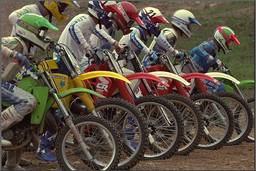
#> input picture src/original.png, 256 x 171 px, shrunk from 768 x 512 before the run
$ jupyter execute --allow-errors README.ipynb
#> lines starting #> are read from the running program, lines starting #| are printed output that depends on the picture
# Code Explanation

In this document we will take a picture and compress it, using the code in the project, to understand how the code works.

## Functional Programming

[From Wikipedia](https://en.wikipedia.org/wiki/Functional_programming):

> functional programming is a style of building the structure and elements of computer programs—that treats computation as the evaluation of mathematical functions and **avoids changing-state and mutable data**.

> It is a declarative programming paradigm, which means programming is done with expressions or declarations instead of statements. **In functional code, the output value of a function depends only on the arguments that are passed to the function**. Eliminating side effects, i.e., changes in state that do not depend on the function inputs, can make it much easier to understand and predict the behavior of a program, which is one of the key motivations for the development of functional programming.

# Jupyter Notebook

> The Jupyter Notebook is an open-source web application that allows you to create and share documents that contain live code, equations, visualizations and narrative text.

### We achieve two goals
1. We present a good explanation in combination with the code.
2. We allow you to recover our code run in a very simple way. You can run our notebook through the jupyter notebook.

## The Code

Suppose there is a picture called `img.bmp`, first of all we'll have to read it into a matrix.

Because we do not deal with the .bmp file format, we use a common open source library called [OpenCV](https://opencv.org/).

In addition, in working with Python with matrices, it is common to work with a [numpy library](http://www.numpy.org/), which basically allows us to work with an object that is an **array of arrays**, but also adds useful calculation functions and affects performance by running C language calculations.

[cell 1]
from cv2 import cv2
import numpy as np

### Reading Image
Remember, we write in functional programming, so for each action we define a function.

On the other hand, for the code to be readable, we will preserve the result of the function in the variable.

[cell 2]
def get_matrix_from_file(path: str) -> np.ndarray:
#> called with path = 'src/original.png'
    return cv2.imread(path)
#> returned value is the input picture: shape (171, 256, 3); mean B, G, R 67.6, 81, 91.5
bitmap = get_matrix_from_file('src/original.png')

### View results
In the original code, we display the images using the cv2 library, but to display the images conveniently in the notebook, we will use the [matplotlib](https://matplotlib.org/api/_as_gen/matplotlib.pyplot.imshow.html) library.

[cell 3]
import matplotlib.pyplot as plt
def show_matrix(matrix: np.ndarray, cmap=None):
#> called with cmap = 'BGR'
    if cmap == 'BGR':
        matrix = cv2.cvtColor(matrix, cv2.COLOR_BGR2RGB)
    if cmap == 'YCrCb':
        matrix = cv2.cvtColor(matrix, cv2.COLOR_YCrCb2RGB)
    plt.imshow(matrix)

show_matrix(bitmap, 'BGR')

### Entropy Calculation

Entropy formula:
\begin{equation*}
\sum_{i=1}^{n}P(x_i)I(x_i) = - \sum_{i=1}^{n}P(x_i)\log_{b}(x_i)
\end{equation*}

In order to calculate entropy, we must first calculate the probability (frequency) of each unique value in the matrix. Therefore, we will write a function that calculates the frequency, and then use it to calculate the entropy.

[cell 4]
import math
def __get_frequencies(matrix: np.ndarray, elements_count: int) -> list:
    return [c / elements_count for c in np.unique(matrix, return_counts=True)[1]]


def __get_entropy(freqs: list) -> float:
    return -sum(p * math.log2(p) for p in freqs)


def entropy(matrix: np.ndarray) -> float:
    return __get_entropy(__get_frequencies(matrix, np.prod(matrix.shape)))

[cell 5]
bitmap.shape
#> Out = (171, 256, 3)

[cell 6]
np.prod(bitmap.shape) == bitmap.shape[0] * bitmap.shape[1] * bitmap.shape[2]
#> Out = True

[cell 7]
np.unique(bitmap, return_counts=True)

(The first matrix is the unique values, and the second matrix is their frequency. We are not really interested in the specific values themselves, but only in the number of times they appear, so we use the second matrix.)

[cell 8]
entropy(bitmap)
#> Out = 7.41

### Crop Image
Since we are dividing the matrix into matrices of 8x8, we will have to deal with a picture whose size is not divided by 8.

There are several options-

1. Delete the remaining pixels - this is damaging the image.
2. Attach the remaining pixels to the 8x8 matrix that contains them, so that there are matrices with overlapping pixels.
3. Leave the pixels as they are.
4. Create matrices with another shape but with equal amount of values (4x16, 2x32, 1x64)

We chose the first option precisely, to facilitate understanding. You are welcome to review the [project goals](README.md#Project_goals) again.

To balance the image, we divided the remaining pixels into the 2 sides of the image.

[cell 9]
def crop_bitmap(bitmap: np.ndarray) -> np.ndarray:
    return bitmap[math.floor(bitmap.shape[0] % 8 / 2):bitmap.shape[0] - math.ceil(bitmap.shape[0] % 8 / 2),
                  math.floor(bitmap.shape[1] % 8 / 2):bitmap.shape[1] - math.ceil(bitmap.shape[1] % 8 / 2)]
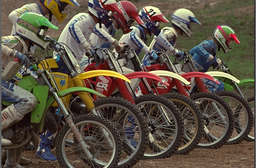
#> returned value: shape (168, 256, 3); mean of channels 0, 1, 2 67.4, 81, 91.6; drawn as B, G, R
bitmap = crop_bitmap(bitmap)
show_matrix(bitmap, cmap='BGR')
bitmap.shape
#> Out = (168, 256, 3)

### BGR to Y'CrCb

According to the explanation in the [README.md](README.md) file, we want to convert the **BGR**-formatted matrix to the **Y'CrCb** format (**RGB** and **Y'CbCr** are shown inverted in cv2).
We use a formula defined in the [cv2 documentation](https://docs.opencv.org/3.2.0/de/d25/imgproc_color_conversions.html):

\begin{equation*}
\mathbf{RGB \rightarrow Y'CbCr} \\
Y = 0.299 \cdot R + 0.587 \cdot G + 0.114 \cdot B \\
Cr = (R-Y) \cdot 0.713 + 128 \\
Cb = (B-Y) \cdot 0.564 + 128
\end{equation*}

\begin{equation*}
\mathbf{Y'CrCb \rightarrow BGR} \\
R = Y + 1.403 \cdot (Cr - 128) \\
G = Y - 0.714 \cdot (Cr - 128) - 0.344 \cdot (Cb - 128) \\
B = Y + 1.773 \cdot (Cb - 128)
\end{equation*}

[cell 10]
from typing import List

def bgr_pixel_to_ycrcb(bgr: list) -> List[int]:
    return [
        round(0.299 * bgr[2] + 0.587 * bgr[1] + 0.114 * bgr[0]),  # Y'
        round((bgr[2] - round((0.299 * bgr[2] + 0.587 * bgr[1] + 0.114 * bgr[0]))) * 0.713 + 128),  # Cr
        round((bgr[0] - round((0.299 * bgr[2] + 0.587 * bgr[1] + 0.114 * bgr[0]))) * 0.564 + 128)  # Cb
    ]

def ycrcb_pixel_to_bgr(ycrcb: list) -> List[int]:
    return [
        round(ycrcb[0] + 1.773 * (ycrcb[2] - 128)),  # B
        round(ycrcb[0] - 0.714 * (ycrcb[1] - 128) - 0.344 * (ycrcb[2] - 128)),  # G
        round(ycrcb[0] + 1.403 * (ycrcb[1] - 128))  # R
    ]

def bgr_to_ycrcb(matrix3d: np.ndarray) -> np.ndarray:
    return np.apply_along_axis(bgr_pixel_to_ycrcb, 2, matrix3d)
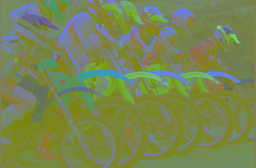
#> returned value: shape (168, 256, 3) int64; mean of channels 0, 1, 2 82.6, 134.4, 119.4; drawn as B, G, R
#| [101 133 122]
#| [101 133 122]

def ycrcb_to_bgr(matrix3d: np.ndarray) -> np.ndarray:
    return np.apply_along_axis(ycrcb_pixel_to_bgr, 2, matrix3d).clip(0, 255).astype(np.uint8)

bitmap = bgr_to_ycrcb(bitmap)
print("BGR:")
print(bitmap[1,1])
print("Y'CrCb:")
print(bitmap[1,1])

To display an image in **Y'CrCb** we will need to convert the image back to **BGR**.

[cell 11]
show_matrix(ycrcb_to_bgr(bitmap), cmap='BGR')
